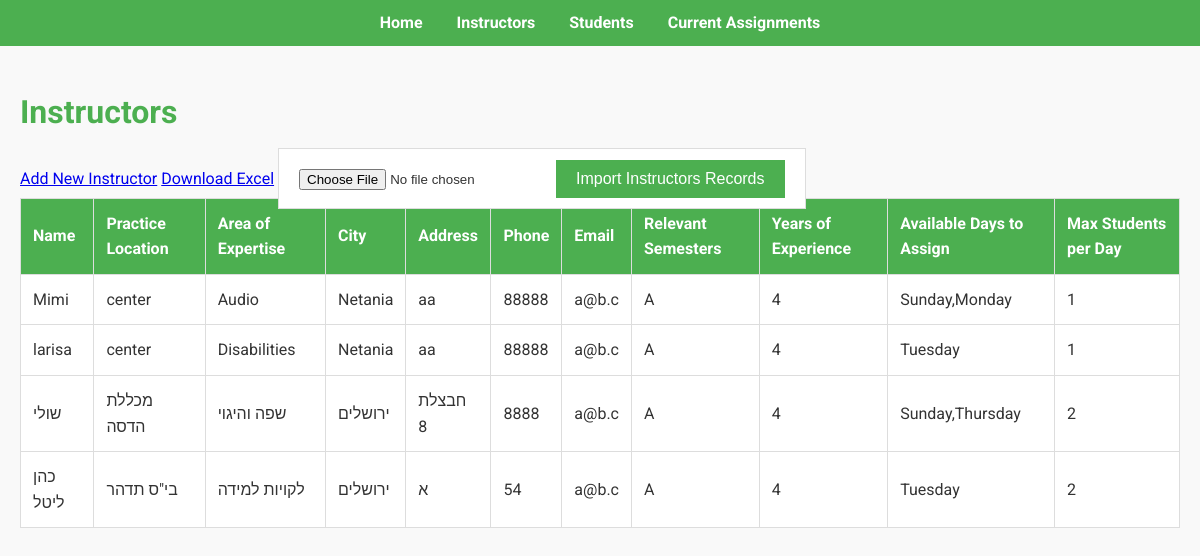
Page /instructors on the committed database.
### app/models.py (models this page shows)
class ClinicalInstructor(db.Model):
    id = db.Column(db.Integer, primary_key=True)
    name = db.Column(db.String(128), nullable=False)
    practice_location = db.Column(db.String(128), nullable=False)
    area_of_expertise = db.Column(db.String(128), nullable=False)
    city = db.Column(db.String(128), nullable=False)
    address = db.Column(db.String(128), nullable=False)
    phone = db.Column(db.String(20), nullable=False)
    email = db.Column(db.String(128), nullable=False)
    relevant_semesters = db.Column(db.String(128), nullable=False)
    years_of_experience = db.Column(db.Integer, nullable=False)
    available_days_to_assign = db.Column(db.String(128), nullable=False)
    max_students_per_day = db.Column(db.Integer, nullable=False, default=1)  # New field
    assignments = db.relationship('Assignment', backref='instructor', lazy=True)

### app/routes.py (the view)
@bp.route('/instructors')
def instructors_view():
    instructors = ClinicalInstructor.query.all()
    return render_template('instructors.html', instructors=instructors)

### app/templates/instructors.html
{% extends "base.html" %}
{% block content %}
<h1>Instructors</h1>
<a href="{{ url_for('main.add_instructor') }}">Add New Instructor</a>
<a href="{{ url_for('main.download_instructors') }}" class="btn btn-primary">Download Excel</a>
<form action="{{ url_for('main.upload_instructors') }}" method="post" enctype="multipart/form-data" style="display:inline;">
    <input type="file" name="file" accept=".xlsx" required>
    <button type="submit" class="btn btn-secondary">Import Instructors Records</button>
</form>
<table border="1">
    <thead>
        <tr>
            <th>Name</th>
            <th>Practice Location</th>
            <th>Area of Expertise</th>
            <th>City</th>
            <th>Address</th>
            <th>Phone</th>
            <th>Email</th>
            <th>Relevant Semesters</th>
            <th>Years of Experience</th>
            <th>Available Days to Assign</th>
            <th>Max Students per Day</th>
        </tr>
    </thead>
    <tbody>
        {% for instructor in instructors %}
        <tr>
            <td>{{ instructor.name }}</td>
            <td>{{ instructor.practice_location }}</td>
            <td>{{ instructor.area_of_expertise }}</td>
            <td>{{ instructor.city }}</td>
            <td>{{ instructor.address }}</td>
            <td>{{ instructor.phone }}</td>
            <td>{{ instructor.email }}</td>
            <td>{{ instructor.relevant_semesters }}</td>
            <td>{{ instructor.years_of_experience }}</td>
            <td>{{ instructor.available_days_to_assign }}</td>
            <td>{{ instructor.max_students_per_day }}</td>
        </tr>
        {% endfor %}
    </tbody>
</table>
{% endblock %}

### app/static/css/styles.css (style rules this page uses)
:root { --primary-color: #4CAF50; --secondary-color: #FFC107; --light-gray: #f2f2f2; --white: #ffffff; --light-green: lightgreen; --light-coral: lightcoral; }
body { font-family: 'Roboto', sans-serif; background-color: #F9F9F9; color: #333333; margin: 0; padding: 0; line-height: 1.6; }
h1, h2, h3 { color: var(--primary-color); }
table { width: 100%; border-collapse: collapse; margin-bottom: 20px; }
th, td { border: 1px solid #dddddd; padding: 12px; text-align: left; }
th { background-color: var(--primary-color); color: var(--white); }
td { background-color: var(--white); }
button, input[type="submit"] { background-color: var(--primary-color); color: var(--white); border: none; padding: 10px 20px; cursor: pointer; font-size: 16px; }
form { background-color: var(--white); padding: 20px; border: 1px solid #dddddd; margin-bottom: 20px; }

### rows in the picture
ClinicalInstructor: name "Mimi", practice_location "center", area_of_expertise "Audio", city "Netania", address "aa", phone "88888", email "a@b.c", relevant_semesters "A", years_of_experience "4", available_days_to_assign "Sunday,Monday", max_students_per_day "1"
ClinicalInstructor: name "larisa", practice_location "center", area_of_expertise "Disabilities", city "Netania", address "aa", phone "88888", email "a@b.c", relevant_semesters "A", years_of_experience "4", available_days_to_assign "Tuesday", max_students_per_day "1"
ClinicalInstructor: name "שולי", practice_location "מכללת הדסה", area_of_expertise "שפה והיגוי", city "ירושלים", address "חבצלת 8", phone "8888", email "a@b.c", relevant_semesters "A", years_of_experience "4", available_days_to_assign "Sunday,Thursday", max_students_per_day "2"
ClinicalInstructor: name "כהן ליטל", practice_location "בי\"ס תדהר", area_of_expertise "לקויות למידה", city "ירושלים", address "א", phone "54", email "a@b.c", relevant_semesters "A", years_of_experience "4", available_days_to_assign "Tuesday", max_students_per_day "2"
